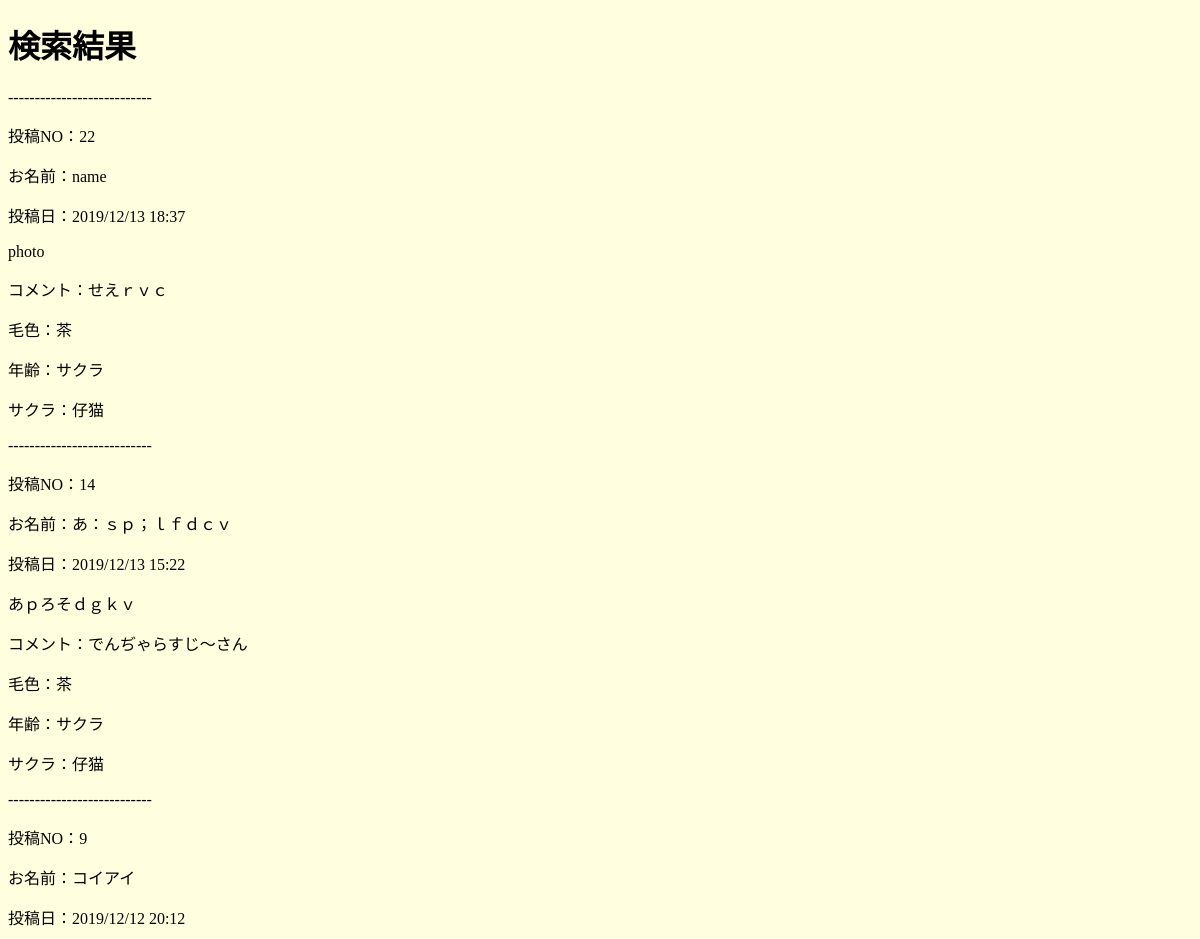
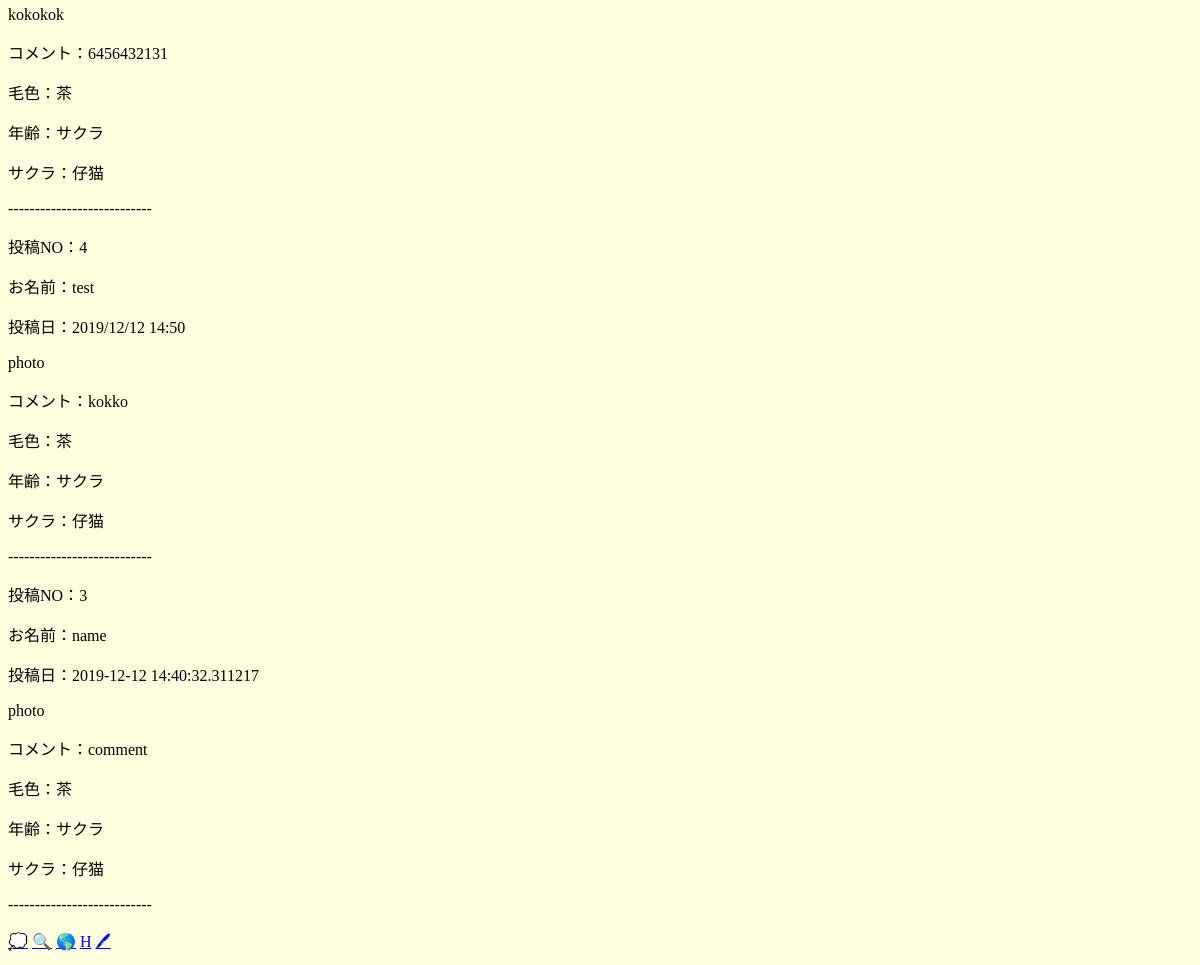
The app's page /kensaku with its own data (2 pictures, top to bottom).
### tables this page shows
CREATE TABLE "cat" (
	"id"	INTEGER PRIMARY KEY AUTOINCREMENT,
	"name"	TEXT,
	"date"	TEXT,
	"imgpath"	TEXT,
	"comment"	TEXT,
	"color"	TEXT,
	"age"	TEXT,
	"ear"	TEXT,
	"genre"	TEXT
);

### cat2.py (the view)
@app.route("/kensaku")
def kensaku():
    conn = sqlite3.connect('cat.db')
    c = conn.cursor()
    c.execute("select id, name, date, imgpath, comment, color, age, ear from cat where color = '茶' and age = '仔猫' and ear = 'サクラ' order by id DESC limit 10")
    search_list = []
    for s_cat in c.fetchall():
        search_list.append({
            "id": s_cat[0],
            "name": s_cat[1],
            "date": s_cat[2],
            "imgpath": s_cat[3],
            "comment": s_cat[4],
            "color": s_cat[5],
            "ear": s_cat[6],
            "age": s_cat[7]
        })
    c.close()
    return render_template("kensaku.html", s_list = search_list)

### templates/kensaku.html (shortened to what this page needs)
<!DOCTYPE html>
<html lang="en">
<head>
    <link rel="stylesheet" href="../static/css/style.css">
</head>
<body>
    <header>
        <h1>検索結果</h1>
    </header>
    <p>---------------------------</p>
    {% for neko in s_list %}
    <p>投稿NO：{{neko["id"]}}</p>
    <p>お名前：{{neko["name"]}}</p>
    <p>投稿日：{{neko["date"]}}</p>
    <p>{{neko["imgpath"]}}</p>
    <p>コメント：{{neko["comment"]}}</p>
    <p>毛色：{{neko["color"]}}</p>
    <p>年齢：{{neko["age"]}}</p>
    <p>サクラ：{{neko["ear"]}}</p>
    <p>---------------------------</p>
    {% endfor %}
    <div class="menu_bar">
        <a href="/noraneko">💭</a>
        <a href="/search">🔍</a>
        <a href="/top">🌎</a>
        <a href="/maigoneko">H</a>
        <a href="/regist">🖊</a>
    </div>
</body>
</html>

### static/css/style.css (style rules this page uses)
body { background-color: #ffffdf; }

### records on screen
cat: id "22", name "name", date "2019/12/13 18:37", imgpath "photo", comment "せえｒｖｃ", color "茶", age "サクラ", ear "仔猫"
cat: id "14", name "あ：ｓｐ；ｌｆｄｃｖ", date "2019/12/13 15:22", imgpath "あｐろそｄｇｋｖ", comment "でんぢゃらすじ～さん", color "茶", age "サクラ", ear "仔猫"
cat: id "9", name "コイアイ", date "2019/12/12 20:12", imgpath "kokokok", comment "6456432131", color "茶", age "サクラ", ear "仔猫"
cat: id "4", name "test", date "2019/12/12 14:50", imgpath "photo", comment "kokko", color "茶", age "サクラ", ear "仔猫"
cat: id "3", name "name", date "2019-12-12 14:40:32.311217", imgpath "photo", comment "comment", color "茶", age "サクラ", ear "仔猫"
